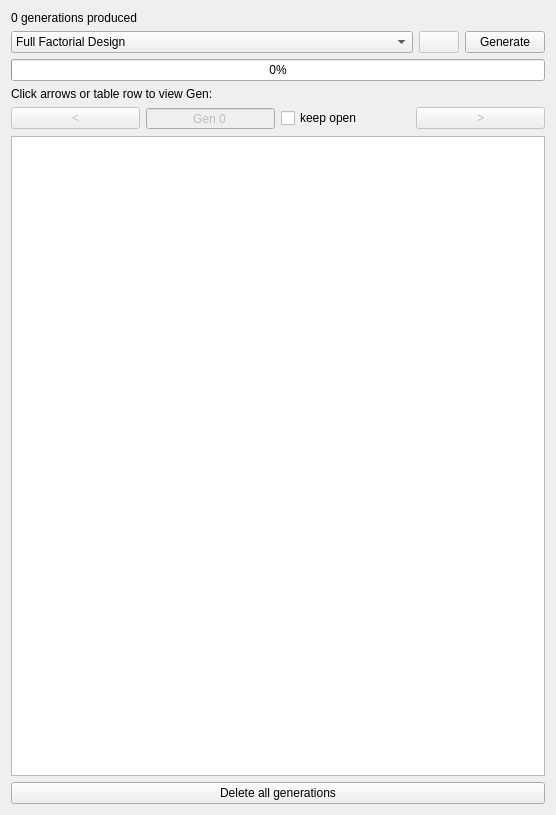
<?xml version="1.0" encoding="UTF-8"?>
<ui version="4.0">
 <class>Dialog</class>
 <widget class="QDialog" name="Dialog">
  <property name="geometry">
   <rect>
    <x>0</x>
    <y>0</y>
    <width>556</width>
    <height>815</height>
   </rect>
  </property>
  <property name="windowTitle">
   <string>Generate Ideas</string>
  </property>
  <layout class="QVBoxLayout" name="verticalLayout">
   <item>
    <layout class="QHBoxLayout" name="horizontalLayout">
     <item>
      <widget class="QLabel" name="numGensLabel">
       <property name="text">
        <string>0 generations produced</string>
       </property>
      </widget>
     </item>
    </layout>
   </item>
   <item>
    <layout class="QHBoxLayout" name="horizontalLayout_2">
     <item>
      <widget class="QComboBox" name="selectDesign">
       <property name="sizePolicy">
        <sizepolicy hsizetype="Expanding" vsizetype="Fixed">
         <horstretch>0</horstretch>
         <verstretch>0</verstretch>
        </sizepolicy>
       </property>
       <item>
        <property name="text">
         <string>Full Factorial Design</string>
        </property>
       </item>
       <item>
        <property name="text">
         <string>Taguchi Optimization Design</string>
        </property>
       </item>
       <item>
        <property name="text">
         <string>Plackett Burman Design</string>
        </property>
       </item>
       <item>
        <property name="text">
         <string>Box Behnken Design</string>
        </property>
       </item>
       <item>
        <property name="text">
         <string>Latin Hyper Cube Design</string>
        </property>
       </item>
       <item>
        <property name="text">
         <string>Central Composite Design</string>
        </property>
       </item>
       <item>
        <property name="text">
         <string>Sobol Sequence Design</string>
        </property>
       </item>
       <item>
        <property name="text">
         <string>Morris Sampling Design</string>
        </property>
       </item>
       <item>
        <property name="text">
         <string>Optimal Design</string>
        </property>
       </item>
      </widget>
     </item>
     <item>
      <widget class="QPushButton" name="more">
       <property name="enabled">
        <bool>false</bool>
       </property>
       <property name="toolTip">
        <string>Parameter settings</string>
       </property>
       <property name="text">
        <string/>
       </property>
      </widget>
     </item>
     <item>
      <widget class="QPushButton" name="generateButton">
       <property name="text">
        <string>Generate</string>
       </property>
      </widget>
     </item>
    </layout>
   </item>
   <item>
    <widget class="QProgressBar" name="progressBar">
     <property name="value">
      <number>0</number>
     </property>
     <property name="textVisible">
      <bool>true</bool>
     </property>
    </widget>
   </item>
   <item>
    <widget class="QLabel" name="labelView">
     <property name="text">
      <string>Click arrows or table row to view Gen:</string>
     </property>
    </widget>
   </item>
   <item>
    <layout class="QHBoxLayout" name="horizontalLayout_3">
     <item>
      <widget class="QPushButton" name="previousGen">
       <property name="enabled">
        <bool>false</bool>
       </property>
       <property name="sizePolicy">
        <sizepolicy hsizetype="Minimum" vsizetype="Fixed">
         <horstretch>0</horstretch>
         <verstretch>0</verstretch>
        </sizepolicy>
       </property>
       <property name="toolTip">
        <string>View previous</string>
       </property>
       <property name="text">
        <string>&lt;</string>
       </property>
      </widget>
     </item>
     <item>
      <widget class="QSpinBox" name="selectGenBox">
       <property name="enabled">
        <bool>false</bool>
       </property>
       <property name="alignment">
        <set>Qt::AlignCenter</set>
       </property>
       <property name="buttonSymbols">
        <enum>QAbstractSpinBox::NoButtons</enum>
       </property>
       <property name="keyboardTracking">
        <bool>false</bool>
       </property>
       <property name="prefix">
        <string>Gen </string>
       </property>
      </widget>
     </item>
     <item>
      <widget class="QCheckBox" name="checkBoxKeep">
       <property name="toolTip">
        <string>Reduces the time for reloading</string>
       </property>
       <property name="text">
        <string>keep open</string>
       </property>
      </widget>
     </item>
     <item>
      <widget class="QPushButton" name="nextGen">
       <property name="enabled">
        <bool>false</bool>
       </property>
       <property name="toolTip">
        <string>View next</string>
       </property>
       <property name="text">
        <string>&gt;</string>
       </property>
      </widget>
     </item>
    </layout>
   </item>
   <item>
    <widget class="QTableWidget" name="parametersTable">
     <property name="toolTip">
      <string>Select view</string>
     </property>
     <property name="sizeAdjustPolicy">
      <enum>QAbstractScrollArea::AdjustToContents</enum>
     </property>
     <property name="selectionMode">
      <enum>QAbstractItemView::SingleSelection</enum>
     </property>
     <property name="selectionBehavior">
      <enum>QAbstractItemView::SelectRows</enum>
     </property>
    </widget>
   </item>
   <item>
    <widget class="QPushButton" name="deleteGensButton">
     <property name="text">
      <string>Delete all generations</string>
     </property>
    </widget>
   </item>
  </layout>
 </widget>
 <resources/>
 <connections/>
</ui>
